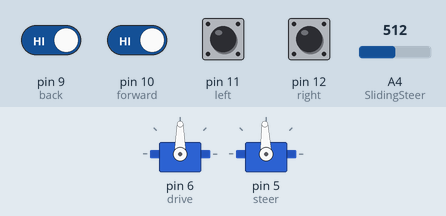
This sketch was run on a simulated Arduino Uno, built with avr-gcc and run on an emulated ATmega328P. Shown: 2 × servo. Inputs (shaded band) come from the test bench; at power-on: pin 9 (back), pin 10 (forward) HIGH, pin 11 (left), pin 12 (right) LOW, A4 (SlidingSteer) = 512.

Above: at 1.2 s.
1.3 s: A4 (SlidingSteer) set to 716
At 2.5 s:
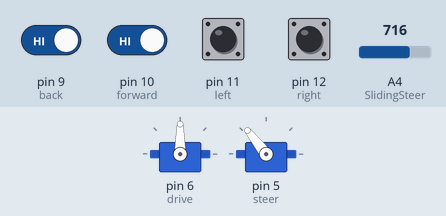
2.8 s: pin 9 (back) driven LOW
At 3.7 s:
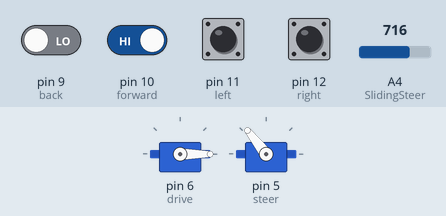
4.3 s: pin 10 (forward) driven LOW
At 4.9 s:
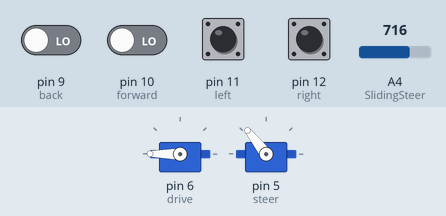
5.8 s: A4 (SlidingSteer) set to 900
At 7.0 s:
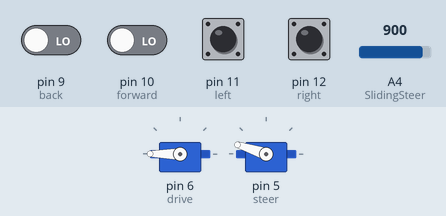
7.3 s: pin 10 (forward) driven HIGH
At 8.4 s:
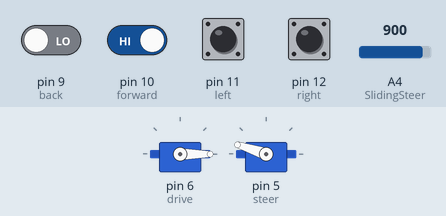
8.8 s: pin 9 (back) driven HIGH
At 9.5 s:
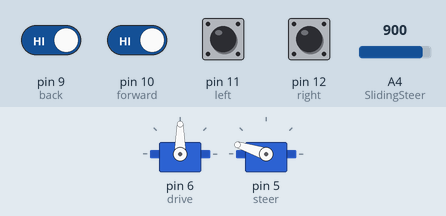
Timing chart, 0 to 11.3 s (numbered marks = the images above; inputs shaded):
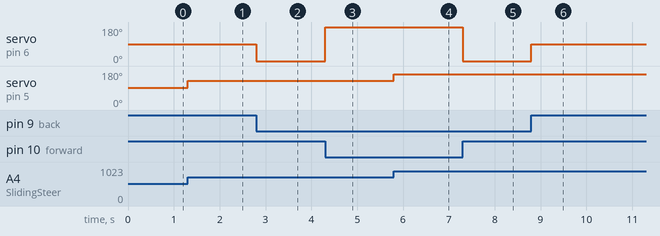

The sketch:

car.ino
```cpp
// for 360 servo white to yellow blue to red purple to brown
//

#include <Servo.h>
Servo steer;
Servo drive;
const int right = 12;
const int left = 11;
const int forward = 10;
const int back = 9;
int SlidingSteer = A4;
int val = 0;
int pos = 0;
int angle = 0;
int rightState = 0;
int leftState = 0;
int forwardState = 0;
int backwardState=0;

void setup() {
  // put your setup code here, to run once:

  drive.attach(6);
  drive.write(90);
  steer.attach(5);
  steer.write(0);
  pinMode(forward, INPUT);
  pinMode(back, INPUT);

  pinMode(right, INPUT);
  pinMode(left, INPUT);
}

void loop() {
  // put your main code here, to run repeatedly:
   rightState = digitalRead(right);
   leftState = digitalRead(left);
   forwardState = digitalRead(forward);
   backwardState= digitalRead(back);
   val = analogRead(SlidingSteer);


  if (forwardState == LOW){
  drive.write(180);

  }

  else if (backwardState == LOW){
  drive.write(0);
  }
  else {
  drive.write(90);
  }


  int steerAngle = (int)(val *0.18);
  steer.write(steerAngle);

  /*if (rightState == LOW){ //button steering
  steer.write(180);

  }

  else if (leftState == LOW){
  steer.write(0); // future me remmber blue servo is 180dg wheras grey lego one is 270dg
  }
  else {
  steer.write(90);
  }
  */

  }
```

Measured:
- after the input at 1.3 s, servo on pin 5 (steer): 92° → 128° at once
- after the input at 2.8 s, servo on pin 6 (drive): 90° → 0° at once
- after the input at 4.3 s, servo on pin 6 (drive): 0° → 180° at once
- after the input at 5.8 s, servo on pin 5 (steer): 128° → 162° at once
- after the input at 7.3 s, servo on pin 6 (drive): 180° → 0° at once
- after the input at 8.8 s, servo on pin 6 (drive): 0° → 90° at once
